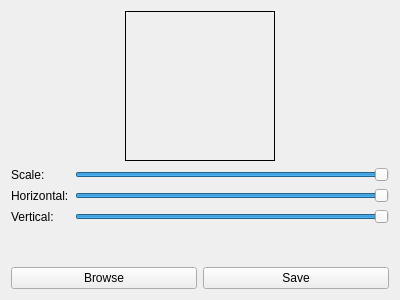
<?xml version="1.0" encoding="UTF-8"?>
<ui version="4.0">
 <class>MainWindow</class>
 <widget class="QMainWindow" name="MainWindow">
  <property name="geometry">
   <rect>
    <x>0</x>
    <y>0</y>
    <width>400</width>
    <height>300</height>
   </rect>
  </property>
  <property name="windowTitle">
   <string>MainWindow</string>
  </property>
  <widget class="QWidget" name="centralWidget">
   <layout class="QVBoxLayout" name="verticalLayout">
    <item>
     <layout class="QHBoxLayout" name="horizontalLayout">
      <item>
       <spacer name="horizontalSpacer">
        <property name="orientation">
         <enum>Qt::Horizontal</enum>
        </property>
        <property name="sizeHint" stdset="0">
         <size>
          <width>40</width>
          <height>20</height>
         </size>
        </property>
       </spacer>
      </item>
      <item>
       <widget class="QLabel" name="label_image">
        <property name="minimumSize">
         <size>
          <width>150</width>
          <height>150</height>
         </size>
        </property>
        <property name="frameShape">
         <enum>QFrame::Box</enum>
        </property>
        <property name="text">
         <string/>
        </property>
       </widget>
      </item>
      <item>
       <spacer name="horizontalSpacer_2">
        <property name="orientation">
         <enum>Qt::Horizontal</enum>
        </property>
        <property name="sizeHint" stdset="0">
         <size>
          <width>40</width>
          <height>20</height>
         </size>
        </property>
       </spacer>
      </item>
     </layout>
    </item>
    <item>
     <layout class="QFormLayout" name="formLayout">
      <item row="0" column="0">
       <widget class="QLabel" name="label_2">
        <property name="text">
         <string>Scale:</string>
        </property>
       </widget>
      </item>
      <item row="1" column="0">
       <widget class="QLabel" name="label_3">
        <property name="text">
         <string>Horizontal:</string>
        </property>
       </widget>
      </item>
      <item row="2" column="0">
       <widget class="QLabel" name="label_4">
        <property name="text">
         <string>Vertical:</string>
        </property>
       </widget>
      </item>
      <item row="0" column="1">
       <widget class="QSlider" name="horizontalSlider_scale">
        <property name="minimum">
         <number>1</number>
        </property>
        <property name="maximum">
         <number>100</number>
        </property>
        <property name="pageStep">
         <number>1</number>
        </property>
        <property name="value">
         <number>100</number>
        </property>
        <property name="orientation">
         <enum>Qt::Horizontal</enum>
        </property>
       </widget>
      </item>
      <item row="1" column="1">
       <widget class="QSlider" name="horizontalSlider_h">
        <property name="minimum">
         <number>1</number>
        </property>
        <property name="maximum">
         <number>100</number>
        </property>
        <property name="pageStep">
         <number>1</number>
        </property>
        <property name="value">
         <number>100</number>
        </property>
        <property name="orientation">
         <enum>Qt::Horizontal</enum>
        </property>
       </widget>
      </item>
      <item row="2" column="1">
       <widget class="QSlider" name="horizontalSlider_v">
        <property name="minimum">
         <number>1</number>
        </property>
        <property name="maximum">
         <number>100</number>
        </property>
        <property name="pageStep">
         <number>1</number>
        </property>
        <property name="value">
         <number>100</number>
        </property>
        <property name="orientation">
         <enum>Qt::Horizontal</enum>
        </property>
       </widget>
      </item>
     </layout>
    </item>
    <item>
     <layout class="QHBoxLayout" name="horizontalLayout_2">
      <property name="leftMargin">
       <number>0</number>
      </property>
      <property name="topMargin">
       <number>0</number>
      </property>
      <item>
       <widget class="QPushButton" name="pushButton_browse">
        <property name="text">
         <string>Browse</string>
        </property>
       </widget>
      </item>
      <item>
       <widget class="QPushButton" name="pushButton_save">
        <property name="text">
         <string>Save</string>
        </property>
       </widget>
      </item>
     </layout>
    </item>
   </layout>
  </widget>
 </widget>
 <layoutdefault spacing="6" margin="11"/>
 <resources/>
 <connections/>
</ui>
